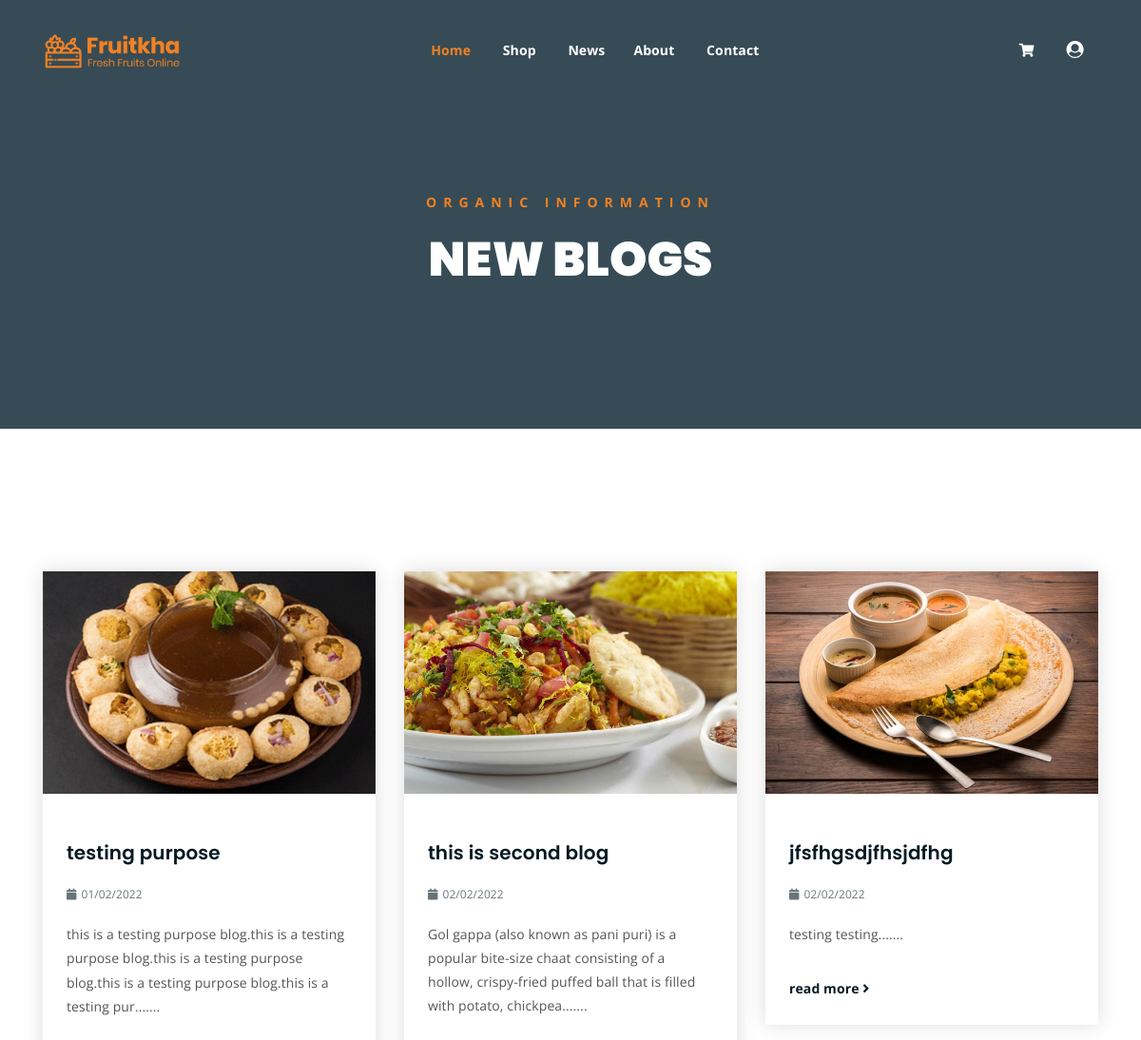
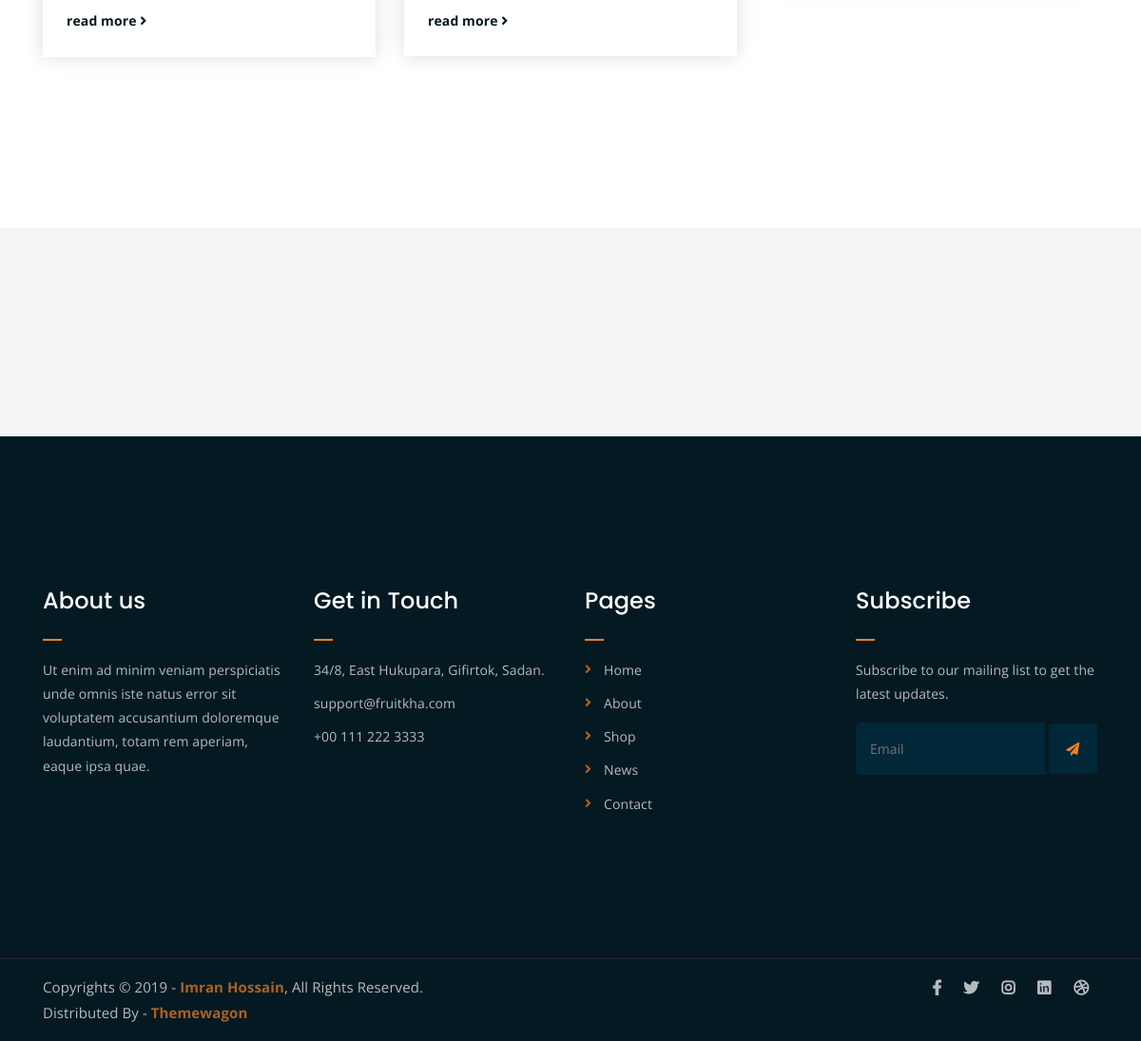
Page /news.php on the committed database (2 pictures, top to bottom).
### tables this page shows
CREATE TABLE `blog` (
  `id` int(11) NOT NULL,
  `blogtitle` varchar(255) NOT NULL,
  `blogdescription` text NOT NULL,
  `blogimg` varchar(255) NOT NULL,
  `create_date` date NOT NULL
);

### news.php (the view, shortened to what this page needs)
<!DOCTYPE html>
<html lang="en">
<?php include ("include/config.php"); ?>
<head>
	<link rel="stylesheet" href="assets/css/all.min.css">
	<link rel="stylesheet" href="assets/bootstrap/css/bootstrap.min.css">
	<link rel="stylesheet" href="assets/css/owl.carousel.css">
	<link rel="stylesheet" href="assets/css/magnific-popup.css">
	<link rel="stylesheet" href="assets/css/animate.css">
	<link rel="stylesheet" href="assets/css/meanmenu.min.css">
	<link rel="stylesheet" href="assets/css/main.css">
	<link rel="stylesheet" href="assets/css/responsive.css">
</head>
<body>
	<?php include('header.php'); ?>
	<div class="breadcrumb-section breadcrumb-bg">
		<div class="container">
			<div class="row">
				<div class="col-lg-8 offset-lg-2 text-center">
					<div class="breadcrumb-text">
						<p>Organic Information</p>
						<h1>NEW BLOGS</h1>
					</div>
				</div>
			</div>
		</div>
	</div>
	<div class="latest-news mt-150 mb-150">
		<div class="container">
			<div class="row">
				<?php
					$seletBlog = "SELECT *FROM  blog ORDER BY id  limit 3";
					$result = $conn->query($seletBlog);
					while ($row = $result->fetch_assoc()){
				?>
				<div class="col-lg-4 col-md-6">
					<div class="single-latest-news">
					<a href="single-news.php?id=<?php echo $row['id'];?>"><img src="Admin/<?php echo $row['blogimg'];?>"></a>
						<div class="news-text-box">
						<h3></br><a href="single-news.php?id=<?php echo $row['id'];?>"><?php echo $row['blogtitle'];?></a></h3>
						<p class="blog-meta">
								<?php
                                    $date=date_create($row['create_date']);
                                ?>
								<span class="date"><i class="fas fa-calendar"></i><?php echo date_format($date,"d/m/Y "); ?></span>
							</p>
							<p class="excerpt"><?php echo substr($row['blogdescription'], 0,150);?>.......</p>
							<a href="single-news.php?id=<?php echo $row['id'];?>" class="read-more-btn">read more <i class="fas fa-angle-right"></i></a>
						</div>
					</div>
				</div>
				<?php } ?>
			</div>
		</div>
	</div>
	<div class="logo-carousel-section">
		<div class="container">
			<div class="row">
				<div class="col-lg-12">
					<div class="logo-carousel-inner">
						<div class="single-logo-item">
							<img src="assets/img/company-logos/1.png" alt="">
						</div>
						<div class="single-logo-item">
							<img src="assets/img/company-logos/2.png" alt="">
						</div>
						<div class="single-logo-item">
							<img src="assets/img/company-logos/3.png" alt="">
						</div>
						<div class="single-logo-item">
							<img src="assets/img/company-logos/4.png" alt="">
						</div>
					</div>
				</div>
			</div>
		</div>
	</div>
	<?php include('footer.php'); ?>
	<div class="copyright">
		<div class="container">
			<div class="row">
				<div class="col-lg-6 col-md-12">
					<p>Copyrights &copy; 2019 - <a href="https://imransdesign.com/">Imran Hossain</a>,  All Rights Reserved.<br>
						Distributed By - <a href="https://themewagon.com/">Themewagon</a>
					</p>
				</div>
				<div class="col-lg-6 text-right col-md-12">
					<div class="social-icons">
						<ul>
							<li><a href="#" target="_blank"><i class="fab fa-facebook-f"></i></a></li>
							<li><a href="#" target="_blank"><i class="fab fa-twitter"></i></a></li>
							<li><a href="#" target="_blank"><i class="fab fa-instagram"></i></a></li>
							<li><a href="#" target="_blank"><i class="fab fa-linkedin"></i></a></li>
							<li><a href="#" target="_blank"><i class="fab fa-dribbble"></i></a></li>
						</ul>
					</div>
				</div>
			</div>
		</div>
	</div>
</body>
</html>

### assets/css/main.css (style rules this page uses)
html { font-size: 14px; font-weight: 400; line-height: 28px; height: 100%; }
body { font-family: "Open Sans", sans-serif; font-weight: 400; font-size: 1rem; letter-spacing: 0.1px; line-height: 1.8; color: #051922; overflow-x: hidden; }
body img { max-width: 100%; }
a { cursor: pointer; text-decoration: none; -webkit-transition: all 0.2s ease-in-out; -o-transition: all 0.2s ease-in-out; transition: all 0.2s ease-in-out; }
h1, .h1, h2, .h2, h3, .h3, h4, .h4, h5, .h5, h6, .h6 { font-family: "Poppins", sans-serif; font-weight: 700; margin: 0 0 1.25rem 0; color: #051922; }
h1:last-child, .h1:last-child, h2:last-child, .h2:last-child, h3:last-child, .h3:last-child, h4:last-child, .h4:last-child, h5:last-child, .h5:last-child, h6:last-child, .h6:last-child { margin: 0; }
h1, .h1 { font-size: 4rem; font-weight: 700; line-height: 4rem; }
h3, .h3 { font-size: 2rem; font-weight: 700; line-height: 2.25rem; }
p { font-family: "Open Sans", sans-serif; font-weight: 400; font-size: 1rem; letter-spacing: 0.1px; line-height: 1.8; color: #051922; margin: 0 0 1.25rem 0; }
p:last-child { margin: 0; }
.mt-150 { margin-top: 150px; }
.mb-150 { margin-bottom: 150px; }
a.read-more-btn { display: inline-block; margin-top: 15px; color: #051922; -webkit-transition: 0.3s; -o-transition: 0.3s; transition: 0.3s; font-weight: 700; }
.breadcrumb-bg { background-image: url(../img/breadcrumb-bg.jpg); }
.breadcrumb-text p { color: #F28123; font-weight: 700; text-transform: uppercase; letter-spacing: 7px; }
.breadcrumb-text h1 { font-size: 50px; font-weight: 900; color: #fff; margin: 0; margin-top: 20px; }
.breadcrumb-section { padding: 150px 0; background-size: cover; background-position: center center; position: relative; z-index: 1; background-attachment: fixed; padding-top: 200px; }
.breadcrumb-section:after { position: absolute; left: 0; top: 0; width: 100%; height: 100%; content: ""; background-color: #07212e; z-index: -1; opacity: 0.8; }
.single-logo-item img { max-width: 180px; margin: 0 auto; }
.logo-carousel-section { background-color: #f5f5f5; padding: 50px 0; }
.copyright { background-color: #051922; border-top: 1px solid #232a35; }
.copyright p { margin: 0; color: #fff; opacity: 0.7; padding: 16px 0; font-size: 15px; }
.copyright a { color: #F28123; font-weight: 700; }
.social-icons ul { margin: 0; padding: 0; list-style: none; }
.social-icons ul li { display: inline-block; }
.social-icons ul li a { font-size: 16px; color: #fff; opacity: 0.7; padding: 16px 10px; display: block; }
.single-latest-news { -webkit-box-shadow: 0 0 20px #dddddd; box-shadow: 0 0 20px #dddddd; -webkit-transition: 0.3s; -o-transition: 0.3s; transition: 0.3s; }
.single-logo-item { -webkit-transition: 0.3s; -o-transition: 0.3s; transition: 0.3s; }
.social-icons ul li a { -webkit-transition: 0.3s; -o-transition: 0.3s; transition: 0.3s; }
html, body { height: 100%; }
.single-latest-news h3 { font-size: 20px; line-height: 1.25em; font-weight: 600; }
.single-latest-news h3 a { color: #051922; }
p.blog-meta span { margin-right: 15px; opacity: 0.6; color: #051922; font-size: 0.85em; }
p.blog-meta span:last-child { margin-right: 0; }
p.blog-meta span i { margin-right: 5px; }
p.excerpt { line-height: 1.8; color: #555; }
.news-text-box { padding: 25px; border-bottom-left-radius: 5px; border-bottom-right-radius: 5px; }
.single-latest-news { margin-bottom: 30px; }

### rows in the picture
blog: blogimg (picture), blogtitle "testing purpose", create_date "01/02/2022", blogdescription "this is a testing purpose blog.this is a testing purpose blog.this is a testing purpose blog.this is a testing purpose blog.this is a testing pur"
blog: blogimg (picture), blogtitle "this is second blog", create_date "02/02/2022", blogdescription "Gol gappa (also known as pani puri) is a popular bite-size chaat consisting of a hollow, crispy-fried puffed ball that is filled with potato, chickpea"
blog: blogimg (picture), blogtitle "jfsfhgsdjfhsjdfhg", create_date "02/02/2022", blogdescription "testing testing"
